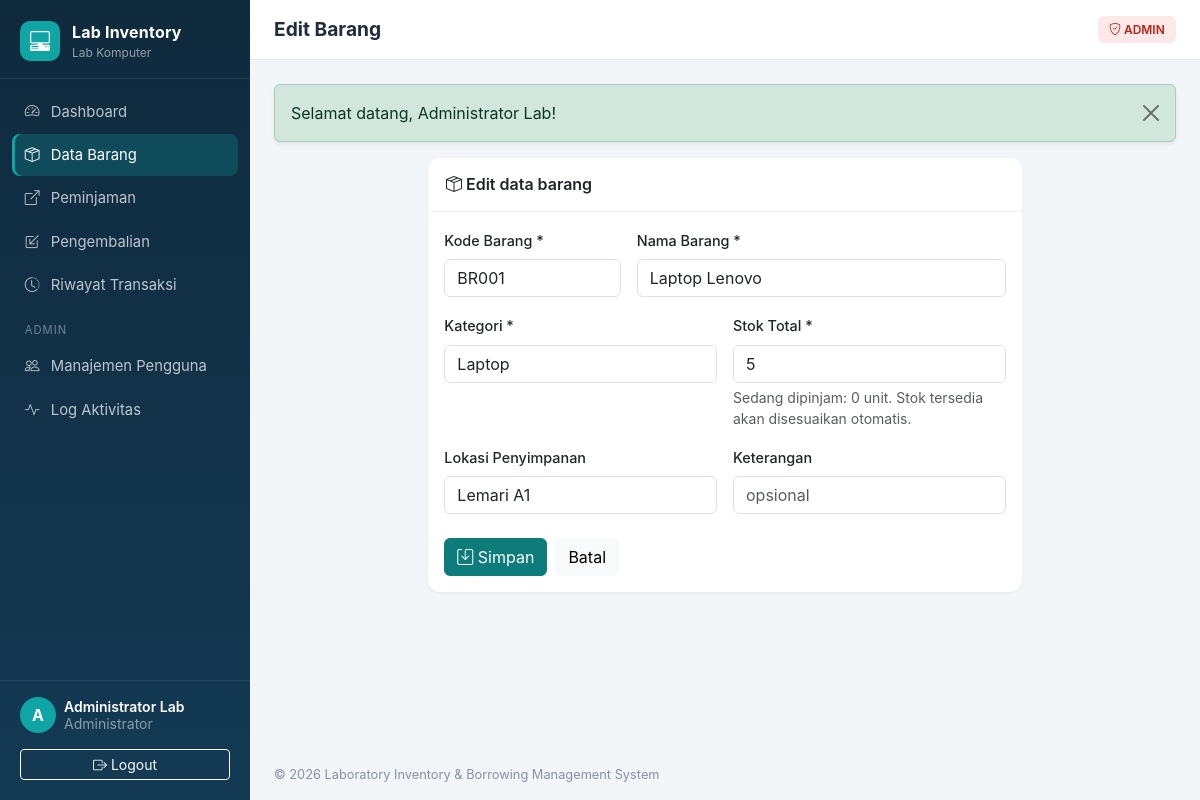
/barang_form.php?id=1 (signed in), run on the app's committed database.
### tables this page shows
CREATE TABLE IF NOT EXISTS users (
  id INT AUTO_INCREMENT PRIMARY KEY,
  nama VARCHAR(100) NOT NULL,
  username VARCHAR(50) NOT NULL UNIQUE,
  password VARCHAR(255) NOT NULL,
  role VARCHAR(10) NOT NULL DEFAULT 'staff',
  status VARCHAR(10) NOT NULL DEFAULT 'aktif',
  last_login DATETIME NULL,
  created_at DATETIME NOT NULL,
  updated_at DATETIME NULL
  );

CREATE TABLE IF NOT EXISTS barang (
  id INT AUTO_INCREMENT PRIMARY KEY,
  kode VARCHAR(20) NOT NULL UNIQUE,
  nama VARCHAR(150) NOT NULL,
  kategori VARCHAR(50) NOT NULL,
  stok_total INT NOT NULL DEFAULT 0,
  stok_tersedia INT NOT NULL DEFAULT 0,
  lokasi VARCHAR(100) NULL,
  keterangan TEXT NULL,
  created_at DATETIME NOT NULL,
  updated_at DATETIME NULL
  );

### init.php (called while the page is built, shortened)
<?php
function db(): PDO
{
    static $pdo = null;
    if ($pdo) return $pdo;
    $opts = [
        PDO::ATTR_ERRMODE => PDO::ERRMODE_EXCEPTION,
        PDO::ATTR_DEFAULT_FETCH_MODE => PDO::FETCH_ASSOC,
        PDO::ATTR_EMULATE_PREPARES => false,
    ];
    try {
        if (DB_DRIVER === 'sqlite') {
            $isNew = !file_exists(DB_SQLITE_PATH);
            $pdo = new PDO('sqlite:' . DB_SQLITE_PATH, null, null, $opts);
            $pdo->exec('PRAGMA foreign_keys = ON');
            if ($isNew) install_database($pdo, 'sqlite');
        } else {
            $dsn = 'mysql:host=' . DB_HOST . ';port=' . DB_PORT . ';dbname=' . DB_NAME . ';charset=utf8mb4';
            $pdo = new PDO($dsn, DB_USER, DB_PASS, $opts);
            $pdo->exec("SET time_zone = '+07:00'");
        }
    } catch (PDOException $ex) {
        http_response_code(500);
        exit('<h3 style="font-family:sans-serif">Koneksi database gagal.</h3><p style="font-family:sans-serif">Periksa pengaturan di <code>config.php</code>. Detail: '
            . htmlspecialchars($ex->getMessage()) . '</p>');
    }
    return $pdo;
}
function e($s): string { return htmlspecialchars((string)$s, ENT_QUOTES, 'UTF-8'); }
function current_user(): ?array
{
    static $cache = false;
    if ($cache !== false) return $cache;
    $cache = null;
    if (!empty($_SESSION['uid'])) {
        $st = db()->prepare('SELECT id, nama, username, role, status FROM users WHERE id = ?');
        $st->execute([$_SESSION['uid']]);
        $u = $st->fetch();
        if ($u && $u['status'] === 'aktif') {
            $cache = $u;
        } else {
            unset($_SESSION['uid']);
            flash('danger', 'Akun Anda telah dinonaktifkan. Hubungi Admin.');
        }
    }
    return $cache;
}
function require_login(): array
{
    $u = current_user();
    return $u;
}
function require_admin(): array
{
    $u = require_login();
    return $u;
}

### barang_form.php (the view, shortened to what this page needs)
<?php
require __DIR__ . '/includes/init.php';
require_admin();
$pdo = db();
$id = (int)($_GET['id'] ?? 0);
$item = null;
if ($id) {
    $st = $pdo->prepare('SELECT * FROM barang WHERE id = ?');
    $st->execute([$id]);
    $item = $st->fetch();
}
$dipinjam = $item ? (int)$item['stok_total'] - (int)$item['stok_tersedia'] : 0;
$data = [
    'kode' => $item['kode'] ?? next_kode($pdo),
    'nama' => $item['nama'] ?? '',
    'kategori' => $item['kategori'] ?? '',
    'stok_total' => $item['stok_total'] ?? '',
    'lokasi' => $item['lokasi'] ?? '',
    'keterangan' => $item['keterangan'] ?? '',
];
$errors = [];
$title = $item ? 'Edit Barang' : 'Tambah Barang';
$active = 'barang';
require __DIR__ . '/includes/header.php';
?>
<div class="row justify-content-center">
    <div class="col-lg-8">
        <div class="card">
            <div class="card-header"><i class="bi bi-box-seam"></i> <?= $item ? 'Edit data barang' : 'Form barang baru' ?></div>
            <div class="card-body">
                <form method="post" novalidate>
                    <div class="row g-3">
                        <div class="col-md-4">
                            <label class="form-label">Kode Barang *</label>
                            <input name="kode" class="form-control <?= isset($errors['kode']) ? 'is-invalid' : '' ?>" value="<?= e($data['kode']) ?>" required>
                        </div>
                        <div class="col-md-8">
                            <label class="form-label">Nama Barang *</label>
                            <input name="nama" class="form-control <?= isset($errors['nama']) ? 'is-invalid' : '' ?>" value="<?= e($data['nama']) ?>" required>
                        </div>
                        <div class="col-md-6">
                            <label class="form-label">Kategori *</label>
                            <input name="kategori" list="kategori-list" class="form-control <?= isset($errors['kategori']) ? 'is-invalid' : '' ?>" value="<?= e($data['kategori']) ?>" placeholder="Pilih atau ketik kategori baru" required>
                        </div>
                        <div class="col-md-6">
                            <label class="form-label">Stok Total *</label>
                            <input name="stok_total" type="number" min="<?= $dipinjam ?>" class="form-control <?= isset($errors['stok_total']) ? 'is-invalid' : '' ?>" value="<?= e($data['stok_total']) ?>" required>
                            <?php if ($item): ?><div class="form-text">Sedang dipinjam: <?= $dipinjam ?> unit. Stok tersedia akan disesuaikan otomatis.</div><?php endif; ?>
                        </div>
                        <div class="col-md-6">
                            <label class="form-label">Lokasi Penyimpanan</label>
                            <input name="lokasi" class="form-control" value="<?= e($data['lokasi']) ?>" placeholder="mis. Lemari A1" maxlength="100">
                        </div>
                        <div class="col-md-6">
                            <label class="form-label">Keterangan</label>
                            <input name="keterangan" class="form-control" value="<?= e($data['keterangan']) ?>" placeholder="opsional">
                        </div>
                    </div>
                    <div class="d-flex gap-2 mt-4">
                        <button class="btn btn-primary"><i class="bi bi-save"></i> Simpan</button>
                        <a href="barang.php" class="btn btn-light">Batal</a>
                    </div>
                </form>
            </div>
        </div>
    </div>
</div>
<?php require __DIR__ . '/includes/footer.php'; ?>

### header.php (shortened to what this page needs)
<?php
$me = current_user();
$menu = [
    ['index.php', 'dashboard', 'bi-speedometer2', 'Dashboard', false],
    ['barang.php', 'barang', 'bi-box-seam', 'Data Barang', false],
    ['peminjaman.php', 'peminjaman', 'bi-box-arrow-up-right', 'Peminjaman', false],
    ['pengembalian.php', 'pengembalian', 'bi-box-arrow-in-down-left', 'Pengembalian', false],
    ['riwayat.php', 'riwayat', 'bi-clock-history', 'Riwayat Transaksi', false],
    ['users.php', 'users', 'bi-people', 'Manajemen Pengguna', true],
    ['aktivitas.php', 'aktivitas', 'bi-activity', 'Log Aktivitas', true],
];
?>
<!DOCTYPE html>
<html lang="id">
<head>
    <link href="https://cdn.jsdelivr.net/npm/bootstrap@5.3.3/dist/css/bootstrap.min.css" rel="stylesheet">
    <link href="https://cdn.jsdelivr.net/npm/bootstrap-icons@1.11.3/font/bootstrap-icons.min.css" rel="stylesheet">
    <link href="assets/style.css" rel="stylesheet">
</head>
<body>
<div class="app">
    <aside class="sidebar offcanvas-lg offcanvas-start" tabindex="-1" id="sidebar">
        <div class="brand">
            <span class="brand-icon"><i class="bi bi-pc-display-horizontal"></i></span>
            <div>
                <div class="brand-name"><?= e(APP_NAME) ?></div>
                <div class="brand-sub">Lab Komputer</div>
            </div>
        </div>
        <nav class="nav flex-column">
            <?php foreach ($menu as [$href, $key, $icon, $label, $adminOnly]):
                if ($key === 'users'): ?><div class="nav-section">Admin</div><?php endif; ?>
                <a class="nav-link<?= ($active ?? '') === $key ? ' active' : '' ?>" href="<?= $href ?>">
                    <i class="bi <?= $icon ?>"></i><span><?= $label ?></span>
                </a>
            <?php endforeach; ?>
        </nav>
        <div class="sidebar-foot">
            <div class="d-flex align-items-center gap-2">
                <span class="avatar"><?= e(mb_strtoupper(mb_substr($me['nama'], 0, 1))) ?></span>
                <div class="small lh-sm overflow-hidden">
                    <div class="fw-semibold text-white text-truncate"><?= e($me['nama']) ?></div>
                    <div class="text-white-50"><?= $me['role'] === 'admin' ? 'Administrator' : 'Staff Lab' ?></div>
                </div>
            </div>
            <a href="logout.php" class="btn btn-sm btn-outline-light w-100 mt-3"><i class="bi bi-box-arrow-right"></i> Logout</a>
        </div>
    </aside>
    <main class="content">
        <header class="topbar">
            <h1 class="page-title"><?= e($title ?? '') ?></h1>
            <span class="ms-auto badge role-badge <?= $me['role'] === 'admin' ? 'role-admin' : 'role-staff' ?>">
                <i class="bi <?= $me['role'] === 'admin' ? 'bi-shield-check' : 'bi-person-badge' ?>"></i> <?= strtoupper(e($me['role'])) ?>
            </span>
        </header>
        <div class="page">
        <?php foreach (get_flashes() as [$type, $msg]): ?>
            <div class="alert alert-<?= e($type) ?> alert-dismissible fade show shadow-sm" role="alert">
                <?= e($msg) ?>
                <button type="button" class="btn-close" data-bs-dismiss="alert"></button>
            </div>
        <?php endforeach; ?>

### style.css (style rules this page uses)
:root { --side-bg: #0f2a3d; --side-bg-2: #143a54; --accent: #0ea5a4; --page-bg: #f3f6f9; }
body { background: var(--page-bg); font-family: "Inter", system-ui, -apple-system, "Segoe UI", Roboto, sans-serif; color: #1f2d3d; }
.app { display: flex; min-height: 100vh; }
.sidebar { width: 250px; background: linear-gradient(180deg, var(--side-bg), var(--side-bg-2)); color: #fff; display: flex; flex-direction: column; flex-shrink: 0; }
@media (min-width: 992px) { .sidebar { position: sticky; top: 0; height: 100vh; } }
.sidebar.offcanvas-lg { --bs-offcanvas-bg: var(--side-bg); --bs-offcanvas-width: 250px; }
.brand { display: flex; align-items: center; gap: .75rem; padding: 1.25rem 1.25rem 1rem; border-bottom: 1px solid rgba(255,255,255,.08); }
.brand-icon { width: 40px; height: 40px; border-radius: 10px; background: var(--accent); display: grid; place-items: center; font-size: 1.25rem; }
.brand-name { font-weight: 700; letter-spacing: .2px; }
.brand-sub { font-size: .75rem; color: rgba(255,255,255,.55); }
.sidebar .nav { padding: .75rem .75rem; gap: 2px; }
.sidebar .nav-link { color: rgba(255,255,255,.72); border-radius: 8px; padding: .6rem .8rem; display: flex; gap: .7rem; align-items: center; font-size: .925rem; }
.sidebar .nav-link.active { color: #fff; background: rgba(14,165,164,.25); box-shadow: inset 3px 0 0 var(--accent); }
.nav-section { font-size: .7rem; text-transform: uppercase; letter-spacing: 1px; color: rgba(255,255,255,.4); padding: .9rem .8rem .3rem; }
.sidebar-foot { margin-top: auto; padding: 1rem 1.25rem 1.25rem; border-top: 1px solid rgba(255,255,255,.08); }
.avatar { width: 36px; height: 36px; border-radius: 50%; background: var(--accent); display: grid; place-items: center; font-weight: 700; flex-shrink: 0; color: #fff; }
.content { flex: 1; min-width: 0; display: flex; flex-direction: column; }
.topbar { display: flex; align-items: center; gap: .75rem; padding: 1rem 1.5rem; background: #fff; border-bottom: 1px solid #e5eaf0; position: sticky; top: 0; z-index: 10; }
.page-title { font-size: 1.2rem; font-weight: 650; margin: 0; }
.page { padding: 1.5rem; flex: 1; }
.role-badge { font-weight: 600; padding: .45rem .7rem; }
.role-admin { background: #fde8e8; color: #b42318; }
.card { border: 0; border-radius: 12px; box-shadow: 0 1px 3px rgba(16,24,40,.06); }
.card-header { background: #fff; border-bottom: 1px solid #eef2f6; font-weight: 600; padding: .9rem 1.1rem; border-radius: 12px 12px 0 0 !important; }
.btn-primary { --bs-btn-bg: #0e7c7b; --bs-btn-border-color: #0e7c7b; --bs-btn-hover-bg: #0b6463; --bs-btn-hover-border-color: #0b6463; --bs-btn-active-bg: #0a5655; }
.form-label { font-weight: 500; font-size: .9rem; }

### data on the page
users: nama "A", nama "Administrator Lab", role "ADMIN"
barang: kode "BR001", nama "Laptop Lenovo", kategori "Laptop", stok_total "5", dipinjam "0", lokasi "Lemari A1"

### other printed values
APP_NAME "Lab Inventory"
$label "Dashboard"
$label "Data Barang"
$label "Peminjaman"
$label "Pengembalian"
$label "Riwayat Transaksi"
$label "Manajemen Pengguna"
$label "Log Aktivitas"
$title "Edit Barang"
$msg "Selamat datang, Administrator Lab!"
APP_FULLNAME "Laboratory Inventory & Borrowing Management System"
